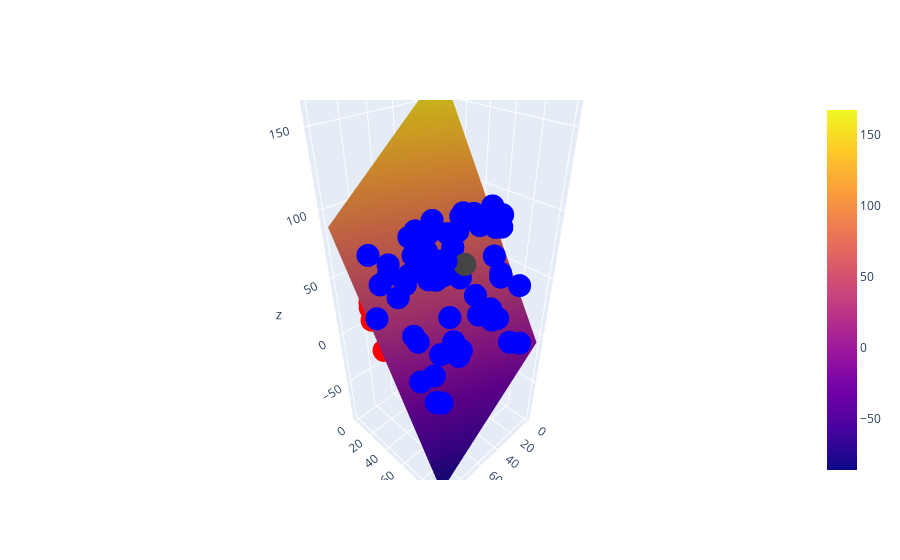

The notebook cell saved with this chart:
### Code cell
from sklearn.svm import SVC

svc = SVC(kernel='linear')
svc.fit(points[:n],clusters)

zz = lambda x,y: (-svc.intercept_[0]-svc.coef_[0][0]*x-svc.coef_[0][1]*y) / svc.coef_[0][2]

tmp = np.linspace(0,100,50)
xx,yx = np.meshgrid(tmp,tmp)

fig.add_trace(go.Surface(x=xx,y=yx,z=zz(xx,yx)))
fig.show()

### Figure 1 — Plotly figure (JSON) as saved in the notebook; plotly's stock layout.template omitted (floating-point values rounded to 4 significant figures; data arrays with more than 128 entries replaced by an {"elided": "..."} marker saying what was removed)
{"data": [{"marker": {"color": ["red", "red", "red", "red", "blue", "blue", "red", "red", "red", "red", "blue", "red", "blue", "red", "blue", "red", "blue", "blue", "red", "red", "red", "blue", "blue", "red", "red", "red", "blue", "blue", "blue", "blue", "red", "blue", "blue", "red", "blue", "blue", "red", "blue", "blue", "red", "blue", "blue", "blue", "blue", "blue", "red", "blue", "red", "blue", "blue", "blue", "blue", "blue", "blue", "blue", "red", "blue", "blue", "red", "red", "blue", "blue", "blue", "red", "blue", "blue", "blue", "blue", "blue", "red", "blue", "blue", "red", "blue", "red", "blue", "blue", "blue", "blue", "red", "red", "blue", "red", "red", "blue", "blue", "blue", "red", "blue", "blue", "red", "red", "blue", "red", "red", "blue", "blue", "blue", "blue", "blue"]}, "mode": "markers", "type": "scatter3d", "x": [15, 85, 38, 53, 82, 35, 88, 41, 35, 40, 50, 27, 93, 21, 44, 9, 79, 94, 16, 3, 36, 85, 24, 77, 10, 13, 43, 28, 45, 97, 92, 57, 22, 12, 7, 11, 79, 66, 65, 39, 90, 53, 79, 96, 31, 47, 98, 59, 30, 26, 49, 26, 68, 32, 49, 5, 24, 95, 15, 72, 68, 24, 60, 49, 82, 87, 92, 96, 95, 43, 23, 54, 3, 58, 10, 77, 66, 48, 94, 9, 71, 55, 6, 21, 29, 30, 62, 31, 58, 99, 41, 20, 47, 58, 39, 65, 83, 83, 83, 25, 78], "y": [12, 14, 29, 11, 42, 81, 18, 2, 20, 19, 94, 24, 39, 18, 58, 65, 93, 80, 31, 49, 38, 88, 44, 28, 23, 5, 53, 75, 36, 54, 35, 66, 99, 21, 55, 67, 5, 54, 64, 61, 25, 95, 52, 77, 80, 5, 39, 2, 74, 55, 98, 78, 69, 65, 65, 5, 59, 71, 51, 10, 63, 79, 36, 6, 50, 80, 98, 76, 95, 3, 41, 33, 14, 43, 49, 48, 40, 53, 93, 18, 15, 43, 15, 10, 98, 96, 78, 33, 70, 94, 13, 41, 81, 33, 12, 76, 71, 35, 99, 80, 95], "z": [93, 14, 81, 42, 47, 75, 29, 88, 68, 11, 41, 91, 61, 54, 87, 41, 85, 93, 11, 33, 19, 96, 88, 14, 14, 0, 73, 90, 87, 84, 3, 83, 6, 44, 91, 81, 22, 59, 77, 19, 75, 51, 94, 6, 21, 18, 37, 66, 98, 92, 43, 99, 70, 35, 58, 15, 84, 40, 11, 42, 64, 56, 85, 44, 61, 7, 68, 39, 0, 60, 84, 79, 0, 60, 46, 65, 71, 85, 39, 28, 12, 84, 59, 67, 58, 10, 6, 38, 69, 3, 37, 63, 35, 23, 52, 20, 94, 62, 39, 54, 94]}, {"type": "surface", "x": {"elided": "50x50 float values"}, "y": {"elided": "50x50 float values"}, "z": {"elided": "50x50 float values"}}], "layout": {}}
